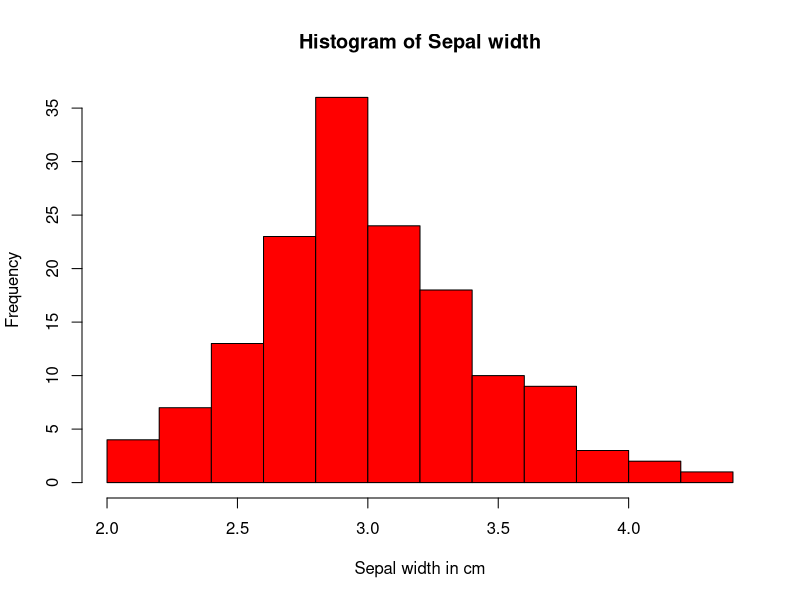

Write the R code that produced this figure.



#INSTALL AND LOAD THE PACKAGES ################

# LOAD DATASET
library(datasets)

#PREPARE DATASET ###################
?iris
df <- iris
head(df)


#use comments to disable command ######################
hist(df$Sepal.Width,
     col = 'red', #white
     # border = NA #no borders,
     main = 'Histogram of Sepal width',
     xlab = 'Sepal width in cm')
